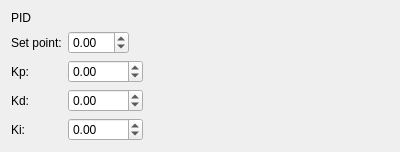
<?xml version="1.0" encoding="UTF-8"?>
<ui version="4.0">
 <class>pidWidget</class>
 <widget class="QWidget" name="pidWidget">
  <property name="geometry">
   <rect>
    <x>0</x>
    <y>0</y>
    <width>400</width>
    <height>148</height>
   </rect>
  </property>
  <property name="windowTitle">
   <string>PID</string>
  </property>
  <layout class="QFormLayout" name="formLayout">
   <item row="1" column="0">
    <widget class="QLabel" name="angleText">
     <property name="text">
      <string>Set point:</string>
     </property>
    </widget>
   </item>
   <item row="1" column="1">
    <layout class="QHBoxLayout" name="horizontalLayout_4">
     <item>
      <widget class="QDoubleSpinBox" name="setpointSB">
       <property name="minimum">
        <double>-90.000000000000000</double>
       </property>
       <property name="maximum">
        <double>90.000000000000000</double>
       </property>
       <property name="singleStep">
        <double>0.100000000000000</double>
       </property>
      </widget>
     </item>
     <item>
      <spacer name="horizontalSpacer_4">
       <property name="orientation">
        <enum>Qt::Horizontal</enum>
       </property>
       <property name="sizeHint" stdset="0">
        <size>
         <width>40</width>
         <height>20</height>
        </size>
       </property>
      </spacer>
     </item>
    </layout>
   </item>
   <item row="2" column="0">
    <widget class="QLabel" name="kpText">
     <property name="text">
      <string>Kp:</string>
     </property>
    </widget>
   </item>
   <item row="2" column="1">
    <layout class="QHBoxLayout" name="horizontalLayout">
     <item>
      <widget class="QDoubleSpinBox" name="kpSB">
       <property name="minimum">
        <double>-9999.000000000000000</double>
       </property>
       <property name="maximum">
        <double>9999.989999999999782</double>
       </property>
       <property name="singleStep">
        <double>0.020000000000000</double>
       </property>
      </widget>
     </item>
     <item>
      <spacer name="horizontalSpacer">
       <property name="orientation">
        <enum>Qt::Horizontal</enum>
       </property>
       <property name="sizeHint" stdset="0">
        <size>
         <width>40</width>
         <height>20</height>
        </size>
       </property>
      </spacer>
     </item>
    </layout>
   </item>
   <item row="3" column="0">
    <widget class="QLabel" name="kdText">
     <property name="text">
      <string>Kd:</string>
     </property>
    </widget>
   </item>
   <item row="3" column="1">
    <layout class="QHBoxLayout" name="horizontalLayout_3">
     <item>
      <widget class="QDoubleSpinBox" name="kdSB">
       <property name="minimum">
        <double>-9999.000000000000000</double>
       </property>
       <property name="maximum">
        <double>9999.989999999999782</double>
       </property>
       <property name="singleStep">
        <double>0.020000000000000</double>
       </property>
      </widget>
     </item>
     <item>
      <spacer name="horizontalSpacer_3">
       <property name="orientation">
        <enum>Qt::Horizontal</enum>
       </property>
       <property name="sizeHint" stdset="0">
        <size>
         <width>40</width>
         <height>20</height>
        </size>
       </property>
      </spacer>
     </item>
    </layout>
   </item>
   <item row="4" column="0">
    <widget class="QLabel" name="kiText">
     <property name="text">
      <string>Ki:</string>
     </property>
    </widget>
   </item>
   <item row="4" column="1">
    <layout class="QHBoxLayout" name="horizontalLayout_2">
     <item>
      <widget class="QDoubleSpinBox" name="kiSB">
       <property name="minimum">
        <double>-9999.000000000000000</double>
       </property>
       <property name="maximum">
        <double>9999.989999999999782</double>
       </property>
       <property name="singleStep">
        <double>0.020000000000000</double>
       </property>
      </widget>
     </item>
     <item>
      <spacer name="horizontalSpacer_2">
       <property name="orientation">
        <enum>Qt::Horizontal</enum>
       </property>
       <property name="sizeHint" stdset="0">
        <size>
         <width>40</width>
         <height>20</height>
        </size>
       </property>
      </spacer>
     </item>
    </layout>
   </item>
   <item row="0" column="0">
    <widget class="QLabel" name="widgetName">
     <property name="text">
      <string>PID</string>
     </property>
    </widget>
   </item>
  </layout>
 </widget>
 <resources/>
 <connections/>
</ui>
